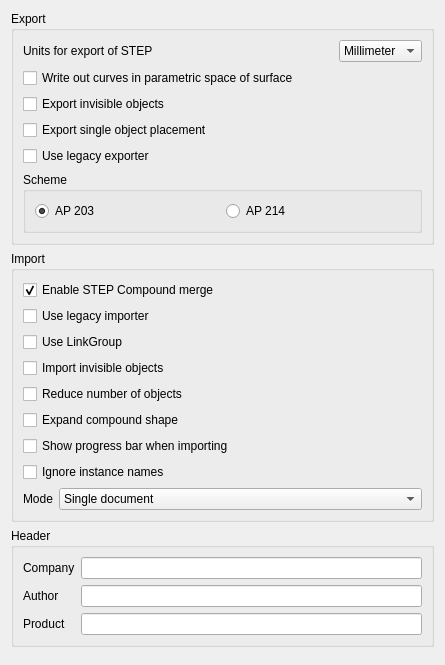
<?xml version="1.0" encoding="UTF-8"?>
<ui version="4.0">
 <class>PartGui::DlgImportExportStep</class>
 <widget class="QWidget" name="PartGui::DlgImportExportStep">
  <property name="geometry">
   <rect>
    <x>0</x>
    <y>0</y>
    <width>445</width>
    <height>665</height>
   </rect>
  </property>
  <property name="windowTitle">
   <string>STEP</string>
  </property>
  <layout class="QGridLayout" name="gridLayout_4">
   <item row="0" column="0">
    <widget class="QGroupBox" name="groupBox">
     <property name="title">
      <string>Export</string>
     </property>
     <layout class="QGridLayout" name="gridLayout_3">
      <item row="6" column="0" colspan="3">
       <widget class="QGroupBox" name="groupBox_2">
        <property name="title">
         <string>Scheme</string>
        </property>
        <layout class="QGridLayout" name="gridLayout">
         <item row="0" column="0">
          <widget class="QRadioButton" name="radioButtonAP203">
           <property name="text">
            <string notr="true">AP 203</string>
           </property>
           <property name="checked">
            <bool>true</bool>
           </property>
          </widget>
         </item>
         <item row="0" column="1">
          <widget class="QRadioButton" name="radioButtonAP214">
           <property name="text">
            <string notr="true">AP 214</string>
           </property>
          </widget>
         </item>
        </layout>
       </widget>
      </item>
      <item row="3" column="0">
       <widget class="Gui::PrefCheckBox" name="checkBoxExportHiddenObj">
        <property name="toolTip">
         <string>Uncheck this to skip invisible object when exporting, which is useful for CADs that do not support invisibility STEP styling.</string>
        </property>
        <property name="text">
         <string>Export invisible objects</string>
        </property>
        <property name="prefEntry" stdset="0">
         <string>ExportHiddenObject</string>
        </property>
        <property name="prefPath" stdset="0">
         <string>Mod/Import</string>
        </property>
       </widget>
      </item>
      <item row="0" column="0">
       <widget class="QLabel" name="label">
        <property name="text">
         <string>Units for export of STEP</string>
        </property>
       </widget>
      </item>
      <item row="2" column="0" colspan="3">
       <widget class="QCheckBox" name="checkBoxPcurves">
        <property name="text">
         <string>Write out curves in parametric space of surface</string>
        </property>
       </widget>
      </item>
      <item row="0" column="2">
       <widget class="QComboBox" name="comboBoxUnits">
        <item>
         <property name="text">
          <string>Millimeter</string>
         </property>
        </item>
        <item>
         <property name="text">
          <string>Meter</string>
         </property>
        </item>
        <item>
         <property name="text">
          <string>Inch</string>
         </property>
        </item>
       </widget>
      </item>
      <item row="0" column="1">
       <spacer>
        <property name="orientation">
         <enum>Qt::Horizontal</enum>
        </property>
        <property name="sizeHint" stdset="0">
         <size>
          <width>40</width>
          <height>20</height>
         </size>
        </property>
       </spacer>
      </item>
      <item row="5" column="0">
       <widget class="Gui::PrefCheckBox" name="checkBoxExportLegacy">
        <property name="text">
         <string>Use legacy exporter</string>
        </property>
        <property name="prefPath" stdset="0">
         <string>Mod/Import</string>
        </property>
        <property name="prefEntry" stdset="0">
         <string>ExportLegacy</string>
        </property>
       </widget>
      </item>
      <item row="4" column="0">
       <widget class="Gui::PrefCheckBox" name="checkBoxKeepPlacement">
        <property name="toolTip">
         <string>Check this option to keep the placement information when exporting
a single object. Please note that when import back the STEP file, the
placement will be encoded into the shape geometry, instead of keeping
it inside the Placement property.</string>
        </property>
        <property name="text">
         <string>Export single object placement</string>
        </property>
        <property name="prefEntry" stdset="0">
         <string>ExportKeepPlacement</string>
        </property>
        <property name="prefPath" stdset="0">
         <string>Mod/Import</string>
        </property>
       </widget>
      </item>
     </layout>
    </widget>
   </item>
   <item row="4" column="0">
    <spacer name="verticalSpacer">
     <property name="orientation">
      <enum>Qt::Vertical</enum>
     </property>
     <property name="sizeHint" stdset="0">
      <size>
       <width>20</width>
       <height>82</height>
      </size>
     </property>
    </spacer>
   </item>
   <item row="3" column="0">
    <widget class="QGroupBox" name="groupBoxHeader">
     <property name="title">
      <string>Header</string>
     </property>
     <layout class="QGridLayout" name="gridLayout_2">
      <item row="1" column="1">
       <widget class="QLineEdit" name="lineEditAuthor"/>
      </item>
      <item row="2" column="1">
       <widget class="QLineEdit" name="lineEditProduct"/>
      </item>
      <item row="1" column="0">
       <widget class="QLabel" name="label_3">
        <property name="text">
         <string>Author</string>
        </property>
       </widget>
      </item>
      <item row="2" column="0">
       <widget class="QLabel" name="label_4">
        <property name="text">
         <string>Product</string>
        </property>
       </widget>
      </item>
      <item row="0" column="0">
       <widget class="QLabel" name="label_2">
        <property name="text">
         <string>Company</string>
        </property>
       </widget>
      </item>
      <item row="0" column="1">
       <widget class="QLineEdit" name="lineEditCompany"/>
      </item>
     </layout>
    </widget>
   </item>
   <item row="2" column="0">
    <widget class="QGroupBox" name="GroupBox2">
     <property name="title">
      <string>Import</string>
     </property>
     <layout class="QVBoxLayout" name="verticalLayout">
      <item>
       <widget class="Gui::PrefCheckBox" name="checkBoxMergeCompound">
        <property name="toolTip">
         <string>If this is checked, no Compound merge will be done during file reading (slower but higher details).</string>
        </property>
        <property name="text">
         <string>Enable STEP Compound merge</string>
        </property>
        <property name="checked">
         <bool>true</bool>
        </property>
        <property name="prefEntry" stdset="0">
         <cstring>ReadShapeCompoundMode</cstring>
        </property>
        <property name="prefPath" stdset="0">
         <cstring>Mod/Import/hSTEP</cstring>
        </property>
       </widget>
      </item>
      <item>
       <widget class="Gui::PrefCheckBox" name="checkBoxLegacyImporter">
        <property name="toolTip">
         <string>Use legacy STEP importer that does not support linked instance.</string>
        </property>
        <property name="text">
         <string>Use legacy importer</string>
        </property>
        <property name="prefPath" stdset="0">
         <string>Mod/Import</string>
        </property>
        <property name="prefEntry" stdset="0">
         <string>UseLegacyImporter</string>
        </property>
       </widget>
      </item>
      <item>
       <widget class="Gui::PrefCheckBox" name="checkBoxUseLinkGroup">
        <property name="toolTip">
         <string>Select this to use App::LinkGroup as group container, or else use App::Part.</string>
        </property>
        <property name="text">
         <string>Use LinkGroup</string>
        </property>
        <property name="prefEntry" stdset="0">
         <string>UseLinkGroup</string>
        </property>
        <property name="prefPath" stdset="0">
         <string>Mod/Import</string>
        </property>
       </widget>
      </item>
      <item>
       <widget class="Gui::PrefCheckBox" name="checkBoxImportHiddenObj">
        <property name="toolTip">
         <string>Select this to not import any invisible objects.</string>
        </property>
        <property name="text">
         <string>Import invisible objects</string>
        </property>
        <property name="prefEntry" stdset="0">
         <string>ImportHiddenObject</string>
        </property>
        <property name="prefPath" stdset="0">
         <string>Mod/Import</string>
        </property>
       </widget>
      </item>
      <item>
       <widget class="Gui::PrefCheckBox" name="checkBoxReduceObjects">
        <property name="toolTip">
         <string>Reduce number of objects using Link array</string>
        </property>
        <property name="text">
         <string>Reduce number of objects</string>
        </property>
        <property name="prefEntry" stdset="0">
         <string>ReduceObjects</string>
        </property>
        <property name="prefPath" stdset="0">
         <string>Mod/Import</string>
        </property>
       </widget>
      </item>
      <item>
       <widget class="Gui::PrefCheckBox" name="checkBoxExpandCompound">
        <property name="toolTip">
         <string>Expand compound shape with multiple solids</string>
        </property>
        <property name="text">
         <string>Expand compound shape</string>
        </property>
        <property name="prefEntry" stdset="0">
         <string>ExpandCompound</string>
        </property>
        <property name="prefPath" stdset="0">
         <string>Mod/Import</string>
        </property>
       </widget>
      </item>
      <item>
       <widget class="Gui::PrefCheckBox" name="checkBoxShowProgress">
        <property name="toolTip">
         <string>Show progress bar when importing</string>
        </property>
        <property name="text">
         <string>Show progress bar when importing</string>
        </property>
        <property name="prefEntry" stdset="0">
         <string>ShowProgress</string>
        </property>
        <property name="prefPath" stdset="0">
         <string>Mod/Import</string>
        </property>
       </widget>
      </item>
      <item>
       <widget class="Gui::PrefCheckBox" name="checkBoxUseBaseName">
        <property name="toolTip">
         <string>Do not use instance name. Useful for some legacy STEP file with non-meaningful auto generated instance names.</string>
        </property>
        <property name="text">
         <string>Ignore instance names</string>
        </property>
        <property name="prefEntry" stdset="0">
         <string>UseBaseName</string>
        </property>
        <property name="prefPath" stdset="0">
         <string>Mod/Import</string>
        </property>
       </widget>
      </item>
      <item>
       <layout class="QHBoxLayout" name="horizontalLayout">
        <item>
         <widget class="QLabel" name="label_5">
          <property name="text">
           <string>Mode</string>
          </property>
         </widget>
        </item>
        <item>
         <widget class="Gui::PrefComboBox" name="comboBoxImportMode">
          <property name="sizePolicy">
           <sizepolicy hsizetype="Expanding" vsizetype="Fixed">
            <horstretch>0</horstretch>
            <verstretch>0</verstretch>
           </sizepolicy>
          </property>
          <property name="prefEntry" stdset="0">
           <string>ImportMode</string>
          </property>
          <property name="prefPath" stdset="0">
           <string>Mod/Import</string>
          </property>
          <item>
           <property name="text">
            <string>Single document</string>
           </property>
          </item>
          <item>
           <property name="text">
            <string>Assembly per document</string>
           </property>
          </item>
          <item>
           <property name="text">
            <string>Assembly per document in sub-directory</string>
           </property>
          </item>
          <item>
           <property name="text">
            <string>Object per document</string>
           </property>
          </item>
          <item>
           <property name="text">
            <string>Object per document in sub-directory</string>
           </property>
          </item>
         </widget>
        </item>
       </layout>
      </item>
     </layout>
    </widget>
   </item>
  </layout>
 </widget>
 <customwidgets>
  <customwidget>
   <class>Gui::PrefCheckBox</class>
   <extends>QCheckBox</extends>
   <header>Gui/PrefWidgets.h</header>
  </customwidget>
  <customwidget>
   <class>Gui::PrefComboBox</class>
   <extends>QComboBox</extends>
   <header>Gui/PrefWidgets.h</header>
  </customwidget>
 </customwidgets>
 <tabstops>
  <tabstop>comboBoxUnits</tabstop>
  <tabstop>checkBoxPcurves</tabstop>
  <tabstop>checkBoxExportHiddenObj</tabstop>
  <tabstop>radioButtonAP203</tabstop>
  <tabstop>radioButtonAP214</tabstop>
  <tabstop>checkBoxMergeCompound</tabstop>
  <tabstop>checkBoxUseLinkGroup</tabstop>
  <tabstop>checkBoxImportHiddenObj</tabstop>
  <tabstop>checkBoxReduceObjects</tabstop>
  <tabstop>checkBoxExpandCompound</tabstop>
  <tabstop>checkBoxShowProgress</tabstop>
  <tabstop>checkBoxUseBaseName</tabstop>
  <tabstop>comboBoxImportMode</tabstop>
  <tabstop>lineEditCompany</tabstop>
  <tabstop>lineEditAuthor</tabstop>
  <tabstop>lineEditProduct</tabstop>
 </tabstops>
 <resources/>
 <connections/>
</ui>
